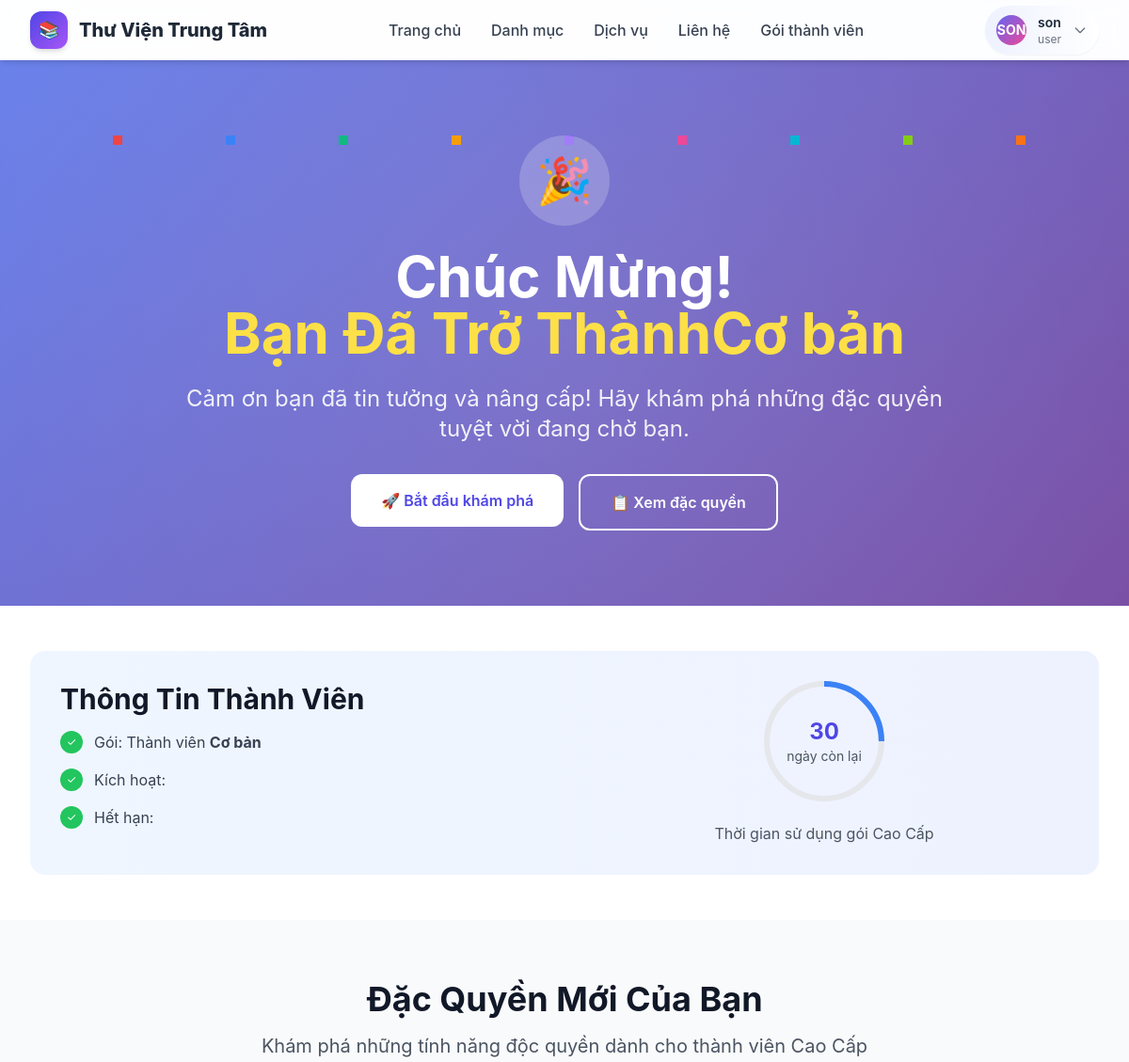
/library/payment_done/ (signed in, upper part), run on an earlier commit of the app's database.
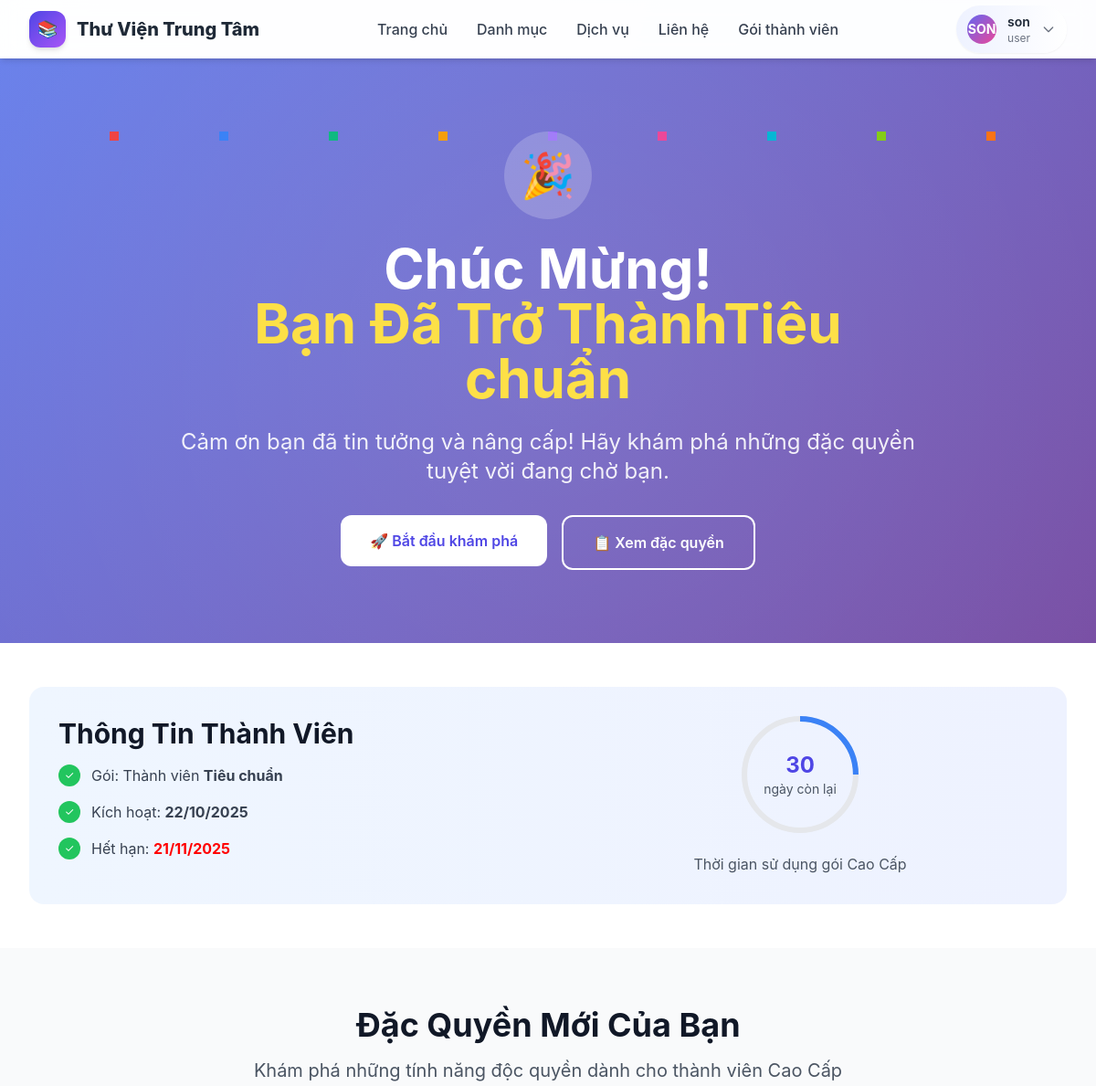
And on a later commit of the database.
### account/models.py (models this page shows, shortened)
class UserProfile(models.Model):
    user = models.OneToOneField(User, on_delete=models.CASCADE)
    name = models.CharField(max_length=100, blank=True, null=True)
    phone= models.CharField(max_length=15, blank=True)
    occupation = models.CharField(max_length=30, blank=True, null=True)
    date_of_birth = models.DateField(max_length=25, blank=True, null=True)
    address = models.TextField(max_length=100,blank=True,null=True)
    Gender_Choices = (
        ('male', 'Nam'),
        ('female', 'Nữ'),
        ('other', 'Khác')
    )
    gender = models.CharField(max_length=10,choices=Gender_Choices)
    Role_Choices = (
        ('user', 'user'),
        ('librarian', 'librarian'),
    )
    role = models.CharField(max_length=10, choices=Role_Choices, default='user')
    Membership_Choices=(
        ('basic','Cơ bản'),
        ('standard','Tiêu chuẩn'),
        ('premium','Cao cấp')
    )
    membership_level= models.CharField(max_length=15, choices=Membership_Choices, default='basic')
    membership_upgrade_date = models.DateField(blank=True, null=True, verbose_name="Ngày nâng cấp")
    membership_expiry_date = models.DateField(blank=True, null=True, verbose_name="Ngày hết hạn")

### library/views.py (the view)
# urls.py: path('payment_done/', views.payment_done, name='payment_done'),
@login_required
def payment_done(request):
    user = request.user
    profile, create = UserProfile.objects.get_or_create(user=user)
    if request.method == "POST":
        user_form = UserForm(request.POST, instance=user)
        profile_form = UserProfileForm(request.POST, instance=profile)
        if user_form.is_valid() and profile_form.is_valid():
            user_form.save()
            profile_form.save()
            messages.success(request, "Cập nhật thông tin thành công!")
            return redirect("account:profile") # Tên URL của chính view này
        else:
            messages.error(request, "Có lỗi xảy ra, vui lòng kiểm tra lại các trường thông tin.")
    else:
        user_form = UserForm(instance=user)
        profile_form = UserProfileForm(instance=profile)
    context = {
        "user_form": user_form,
        "profile_form": profile_form,
        "user": user, # Để tiện truy cập các thông tin như username, date_joined
    }
    return render(request, "library/payment_done.html",context)

### library/templates/library/payment_done.html (shortened to what the changed rows need)
{% extends "base.html" %}
{% block content %}
<body class="bg-gray-50">
    <section class="celebration-bg text-white py-20 relative">
        <div class="max-w-4xl mx-auto px-4 sm:px-6 lg:px-8 text-center relative z-10">
            <div class="bounce-in">
                <h1 class="text-4xl md:text-6xl font-bold mb-6">
                    Chúc Mừng!
                    <span class="block text-yellow-300">Bạn Đã Trở Thành{{ profile_form.instance.get_membership_level_display }}</span>
                </h1>
            </div>
        </div>
    </section>
    <section class="py-12 bg-white">
        <div class="max-w-7xl mx-auto px-4 sm:px-6 lg:px-8">
            <div class="bg-gradient-to-r from-blue-50 to-indigo-50 rounded-2xl p-8">
                <div class="grid grid-cols-1 lg:grid-cols-2 gap-8 items-center">
                    <div class="slide-in-left">
                        <h2 class="text-3xl font-bold text-gray-900 mb-4">Thông Tin Thành Viên</h2>
                        <div class="space-y-4">
                            <div class="flex items-center">
                                <span class="text-gray-700">Gói: Thành viên <strong>{{ profile_form.instance.get_membership_level_display }}</strong></span>
                            </div>
                            <div class="flex items-center">
                                <span class="text-gray-700">Kích hoạt: <strong>{{ profile_form.instance.membership_upgrade_date|date:"d/m/Y" }}</strong></span>
                            </div>
                            <div class="flex items-center">
                                <span class="text-gray-700">Hết hạn: <strong style="color: red;">{{ profile_form.instance.membership_expiry_date|date:"d/m/Y" }}</strong></span>
                            </div>
                        </div>
                    </div>
                    <div class="slide-in-right text-center">
                        <div class="relative inline-block">
                            <svg class="progress-ring w-32 h-32" viewBox="0 0 84 84">
                                <circle cx="42" cy="42" r="40" stroke="#e5e7eb" stroke-width="4" fill="none"/>
                                <circle class="progress-ring-circle" cx="42" cy="42" r="40" stroke="#3b82f6" stroke-width="4" fill="none"/>
                            </svg>
                            <div class="absolute inset-0 flex items-center justify-center">
                                <div class="text-center">
                                </div>
                            </div>
                        </div>
                    </div>
                </div>
            </div>
        </div>
    </section>
    <section id="features" class="py-16 bg-gray-50">
        <div class="max-w-7xl mx-auto px-4 sm:px-6 lg:px-8">
            <div class="text-center mb-12 fade-in">
                <h2 class="text-3xl md:text-4xl font-bold text-gray-900 mb-4">Đặc Quyền Mới Của Bạn</h2>
            </div>
        </div>
    </section>
</body>
</html>
{%endblock%}

What changed in the data, as far as the page shows it:
changed UserProfile: instance.membership_level "Cơ bản" → "Tiêu chuẩn"; instance.membership_upgrade_date (not shown) → "22/10/2025"; instance.membership_expiry_date (not shown) → "21/11/2025"
